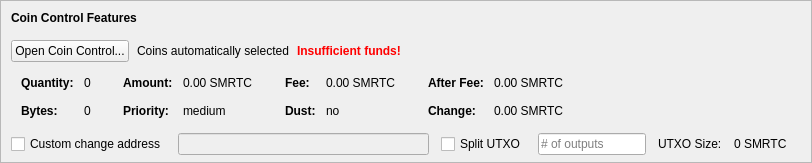
    <widget class="QFrame" name="frameCoinControl">
     <property name="sizePolicy">
      <sizepolicy hsizetype="Expanding" vsizetype="Expanding">
       <horstretch>0</horstretch>
       <verstretch>0</verstretch>
      </sizepolicy>
     </property>
     <property name="maximumSize">
      <size>
       <width>16777215</width>
       <height>16777215</height>
      </size>
     </property>
     <property name="frameShape">
      <enum>QFrame::StyledPanel</enum>
     </property>
     <property name="frameShadow">
      <enum>QFrame::Sunken</enum>
     </property>
     <layout class="QVBoxLayout" name="verticalLayoutCoinControl2">
      <property name="spacing">
       <number>0</number>
      </property>
      <property name="leftMargin">
       <number>0</number>
      </property>
      <property name="topMargin">
       <number>0</number>
      </property>
      <property name="rightMargin">
       <number>0</number>
      </property>
      <property name="bottomMargin">
       <number>6</number>
      </property>
      <item>
       <layout class="QVBoxLayout" name="verticalLayoutCoinControl" stretch="0,0,0,0,1">
        <property name="spacing">
         <number>0</number>
        </property>
        <property name="leftMargin">
         <number>10</number>
        </property>
        <property name="topMargin">
         <number>10</number>
        </property>
        <item>
         <layout class="QHBoxLayout" name="horizontalLayoutCoinControl1">
          <property name="bottomMargin">
           <number>15</number>
          </property>
          <item>
           <widget class="QLabel" name="labelCoinControlFeatures">
            <property name="sizePolicy">
             <sizepolicy hsizetype="Preferred" vsizetype="Maximum">
              <horstretch>0</horstretch>
              <verstretch>0</verstretch>
             </sizepolicy>
            </property>
            <property name="font">
             <font>
              <weight>75</weight>
              <bold>true</bold>
             </font>
            </property>
            <property name="styleSheet">
             <string notr="true">font-weight:bold;</string>
            </property>
            <property name="text">
             <string>Coin Control Features</string>
            </property>
           </widget>
          </item>
         </layout>
        </item>
        <item>
         <layout class="QHBoxLayout" name="horizontalLayoutCoinControl2" stretch="0,0,0,0">
          <property name="spacing">
           <number>8</number>
          </property>
          <property name="bottomMargin">
           <number>10</number>
          </property>
          <item>
           <widget class="QPushButton" name="pushButtonCoinControl">
            <property name="styleSheet">
             <string notr="true"/>
            </property>
            <property name="text">
             <string>Open Coin Control...</string>
            </property>
            <property name="autoDefault">
             <bool>false</bool>
            </property>
           </widget>
          </item>
          <item>
           <widget class="QLabel" name="labelCoinControlAutomaticallySelected">
            <property name="text">
             <string>Coins automatically selected</string>
            </property>
            <property name="margin">
             <number>5</number>
            </property>
           </widget>
          </item>
          <item>
           <widget class="QLabel" name="labelCoinControlInsuffFunds">
            <property name="font">
             <font>
              <weight>75</weight>
              <bold>true</bold>
             </font>
            </property>
            <property name="styleSheet">
             <string notr="true">color:red;font-weight:bold;</string>
            </property>
            <property name="text">
             <string>Insufficient funds!</string>
            </property>
            <property name="margin">
             <number>5</number>
            </property>
           </widget>
          </item>
          <item>
           <spacer name="horizontalSpacerCoinControl">
            <property name="orientation">
             <enum>Qt::Horizontal</enum>
            </property>
            <property name="sizeHint" stdset="0">
             <size>
              <width>40</width>
              <height>1</height>
             </size>
            </property>
           </spacer>
          </item>
         </layout>
        </item>
        <item>
         <widget class="QWidget" name="widgetCoinControl" native="true">
          <property name="sizePolicy">
           <sizepolicy hsizetype="Preferred" vsizetype="Preferred">
            <horstretch>0</horstretch>
            <verstretch>0</verstretch>
           </sizepolicy>
          </property>
          <property name="minimumSize">
           <size>
            <width>0</width>
            <height>0</height>
           </size>
          </property>
          <property name="styleSheet">
           <string notr="true"/>
          </property>
          <layout class="QHBoxLayout" name="horizontalLayoutCoinControl5">
           <property name="leftMargin">
            <number>0</number>
           </property>
           <property name="topMargin">
            <number>0</number>
           </property>
           <property name="rightMargin">
            <number>0</number>
           </property>
           <property name="bottomMargin">
            <number>0</number>
           </property>
           <item>
            <layout class="QHBoxLayout" name="horizontalLayoutCoinControl3" stretch="0,0,0,1">
             <property name="spacing">
              <number>20</number>
             </property>
             <property name="topMargin">
              <number>0</number>
             </property>
             <property name="bottomMargin">
              <number>10</number>
             </property>
             <item>
              <layout class="QFormLayout" name="formLayoutCoinControl1">
               <property name="horizontalSpacing">
                <number>10</number>
               </property>
               <property name="verticalSpacing">
                <number>14</number>
               </property>
               <property name="leftMargin">
                <number>10</number>
               </property>
               <property name="topMargin">
                <number>4</number>
               </property>
               <property name="rightMargin">
                <number>6</number>
               </property>
               <item row="0" column="0">
                <widget class="QLabel" name="labelCoinControlQuantityText">
                 <property name="font">
                  <font>
                   <weight>75</weight>
                   <bold>true</bold>
                  </font>
                 </property>
                 <property name="text">
                  <string>Quantity:</string>
                 </property>
                 <property name="margin">
                  <number>0</number>
                 </property>
                </widget>
               </item>
               <item row="0" column="1">
                <widget class="QLabel" name="labelCoinControlQuantity">
                 <property name="cursor">
                  <cursorShape>IBeamCursor</cursorShape>
                 </property>
                 <property name="contextMenuPolicy">
                  <enum>Qt::ActionsContextMenu</enum>
                 </property>
                 <property name="text">
                  <string notr="true">0</string>
                 </property>
                 <property name="margin">
                  <number>0</number>
                 </property>
                 <property name="textInteractionFlags">
                  <set>Qt::LinksAccessibleByMouse|Qt::TextSelectableByKeyboard|Qt::TextSelectableByMouse</set>
                 </property>
                </widget>
               </item>
               <item row="1" column="0">
                <widget class="QLabel" name="labelCoinControlBytesText">
                 <property name="font">
                  <font>
                   <weight>75</weight>
                   <bold>true</bold>
                  </font>
                 </property>
                 <property name="text">
                  <string>Bytes:</string>
                 </property>
                </widget>
               </item>
               <item row="1" column="1">
                <widget class="QLabel" name="labelCoinControlBytes">
                 <property name="cursor">
                  <cursorShape>IBeamCursor</cursorShape>
                 </property>
                 <property name="contextMenuPolicy">
                  <enum>Qt::ActionsContextMenu</enum>
                 </property>
                 <property name="text">
                  <string notr="true">0</string>
                 </property>
                 <property name="textInteractionFlags">
                  <set>Qt::LinksAccessibleByMouse|Qt::TextSelectableByKeyboard|Qt::TextSelectableByMouse</set>
                 </property>
                </widget>
               </item>
              </layout>
             </item>
             <item>
              <layout class="QFormLayout" name="formLayoutCoinControl2">
               <property name="horizontalSpacing">
                <number>10</number>
               </property>
               <property name="verticalSpacing">
                <number>14</number>
               </property>
               <property name="leftMargin">
                <number>6</number>
               </property>
               <property name="topMargin">
                <number>4</number>
               </property>
               <property name="rightMargin">
                <number>6</number>
               </property>
               <item row="0" column="0">
                <widget class="QLabel" name="labelCoinControlAmountText">
                 <property name="font">
                  <font>
                   <weight>75</weight>
                   <bold>true</bold>
                  </font>
                 </property>
                 <property name="text">
                  <string>Amount:</string>
                 </property>
                 <property name="margin">
                  <number>0</number>
                 </property>
                </widget>
               </item>
               <item row="0" column="1">
                <widget class="QLabel" name="labelCoinControlAmount">
                 <property name="cursor">
                  <cursorShape>IBeamCursor</cursorShape>
                 </property>
                 <property name="contextMenuPolicy">
                  <enum>Qt::ActionsContextMenu</enum>
                 </property>
                 <property name="text">
                  <string notr="true">0.00 SMRTC</string>
                 </property>
                 <property name="textInteractionFlags">
                  <set>Qt::LinksAccessibleByMouse|Qt::TextSelectableByKeyboard|Qt::TextSelectableByMouse</set>
                 </property>
                </widget>
               </item>
               <item row="1" column="0">
                <widget class="QLabel" name="labelCoinControlPriorityText">
                 <property name="font">
                  <font>
                   <weight>75</weight>
                   <bold>true</bold>
                  </font>
                 </property>
                 <property name="text">
                  <string>Priority:</string>
                 </property>
                </widget>
               </item>
               <item row="1" column="1">
                <widget class="QLabel" name="labelCoinControlPriority">
                 <property name="cursor">
                  <cursorShape>IBeamCursor</cursorShape>
                 </property>
                 <property name="contextMenuPolicy">
                  <enum>Qt::ActionsContextMenu</enum>
                 </property>
                 <property name="text">
                  <string>medium</string>
                 </property>
                 <property name="textInteractionFlags">
                  <set>Qt::LinksAccessibleByMouse|Qt::TextSelectableByKeyboard|Qt::TextSelectableByMouse</set>
                 </property>
                </widget>
               </item>
              </layout>
             </item>
             <item>
              <layout class="QFormLayout" name="formLayoutCoinControl3">
               <property name="horizontalSpacing">
                <number>10</number>
               </property>
               <property name="verticalSpacing">
                <number>14</number>
               </property>
               <property name="leftMargin">
                <number>6</number>
               </property>
               <property name="topMargin">
                <number>4</number>
               </property>
               <property name="rightMargin">
                <number>6</number>
               </property>
               <item row="0" column="0">
                <widget class="QLabel" name="labelCoinControlFeeText">
                 <property name="font">
                  <font>
                   <weight>75</weight>
                   <bold>true</bold>
                  </font>
                 </property>
                 <property name="text">
                  <string>Fee:</string>
                 </property>
                 <property name="margin">
                  <number>0</number>
                 </property>
                </widget>
               </item>
               <item row="0" column="1">
                <widget class="QLabel" name="labelCoinControlFee">
                 <property name="cursor">
                  <cursorShape>IBeamCursor</cursorShape>
                 </property>
                 <property name="contextMenuPolicy">
                  <enum>Qt::ActionsContextMenu</enum>
                 </property>
                 <property name="text">
                  <string notr="true">0.00 SMRTC</string>
                 </property>
                 <property name="textInteractionFlags">
                  <set>Qt::LinksAccessibleByMouse|Qt::TextSelectableByKeyboard|Qt::TextSelectableByMouse</set>
                 </property>
                </widget>
               </item>
               <item row="1" column="0">
                <widget class="QLabel" name="labelCoinControlLowOutputText">
                 <property name="font">
                  <font>
                   <weight>75</weight>
                   <bold>true</bold>
                  </font>
                 </property>
                 <property name="text">
                  <string>Dust:</string>
                 </property>
                </widget>
               </item>
               <item row="1" column="1">
                <widget class="QLabel" name="labelCoinControlLowOutput">
                 <property name="cursor">
                  <cursorShape>IBeamCursor</cursorShape>
                 </property>
                 <property name="contextMenuPolicy">
                  <enum>Qt::ActionsContextMenu</enum>
                 </property>
                 <property name="text">
                  <string>no</string>
                 </property>
                 <property name="textInteractionFlags">
                  <set>Qt::LinksAccessibleByMouse|Qt::TextSelectableByKeyboard|Qt::TextSelectableByMouse</set>
                 </property>
                </widget>
               </item>
              </layout>
             </item>
             <item>
              <layout class="QFormLayout" name="formLayoutCoinControl4">
               <property name="horizontalSpacing">
                <number>10</number>
               </property>
               <property name="verticalSpacing">
                <number>14</number>
               </property>
               <property name="leftMargin">
                <number>6</number>
               </property>
               <property name="topMargin">
                <number>4</number>
               </property>
               <property name="rightMargin">
                <number>6</number>
               </property>
               <item row="0" column="0">
                <widget class="QLabel" name="labelCoinControlAfterFeeText">
                 <property name="font">
                  <font>
                   <weight>75</weight>
                   <bold>true</bold>
                  </font>
                 </property>
                 <property name="text">
                  <string>After Fee:</string>
                 </property>
                 <property name="margin">
                  <number>0</number>
                 </property>
                </widget>
               </item>
               <item row="0" column="1">
                <widget class="QLabel" name="labelCoinControlAfterFee">
                 <property name="cursor">
                  <cursorShape>IBeamCursor</cursorShape>
                 </property>
                 <property name="contextMenuPolicy">
                  <enum>Qt::ActionsContextMenu</enum>
                 </property>
                 <property name="text">
                  <string notr="true">0.00 SMRTC</string>
                 </property>
                 <property name="textInteractionFlags">
                  <set>Qt::LinksAccessibleByMouse|Qt::TextSelectableByKeyboard|Qt::TextSelectableByMouse</set>
                 </property>
                </widget>
               </item>
               <item row="1" column="0">
                <widget class="QLabel" name="labelCoinControlChangeText">
                 <property name="font">
                  <font>
                   <weight>75</weight>
                   <bold>true</bold>
                  </font>
                 </property>
                 <property name="text">
                  <string>Change:</string>
                 </property>
                </widget>
               </item>
               <item row="1" column="1">
                <widget class="QLabel" name="labelCoinControlChange">
                 <property name="cursor">
                  <cursorShape>IBeamCursor</cursorShape>
                 </property>
                 <property name="contextMenuPolicy">
                  <enum>Qt::ActionsContextMenu</enum>
                 </property>
                 <property name="text">
                  <string notr="true">0.00 SMRTC</string>
                 </property>
                 <property name="textInteractionFlags">
                  <set>Qt::LinksAccessibleByMouse|Qt::TextSelectableByKeyboard|Qt::TextSelectableByMouse</set>
                 </property>
                </widget>
               </item>
              </layout>
             </item>
            </layout>
           </item>
          </layout>
         </widget>
        </item>
        <item>
         <layout class="QHBoxLayout" name="horizontalLayoutCoinControl4" stretch="0,0,0,0,0,0,0">
          <property name="spacing">
           <number>12</number>
          </property>
          <property name="sizeConstraint">
           <enum>QLayout::SetDefaultConstraint</enum>
          </property>
          <property name="topMargin">
           <number>5</number>
          </property>
          <property name="rightMargin">
           <number>5</number>
          </property>
          <item>
           <widget class="QCheckBox" name="checkBoxCoinControlChange">
            <property name="toolTip">
             <string>If this is activated, but the change address is empty or invalid, change will be sent to a newly generated address.</string>
            </property>
            <property name="text">
             <string>Custom change address</string>
            </property>
           </widget>
          </item>
          <item>
           <widget class="QValidatedLineEdit" name="lineEditCoinControlChange">
            <property name="enabled">
             <bool>false</bool>
            </property>
            <property name="sizePolicy">
             <sizepolicy hsizetype="Expanding" vsizetype="Fixed">
              <horstretch>0</horstretch>
              <verstretch>0</verstretch>
             </sizepolicy>
            </property>
           </widget>
          </item>
          <item>
           <widget class="QCheckBox" name="splitBlockCheckBox">
            <property name="text">
             <string>Split UTXO</string>
            </property>
           </widget>
          </item>
          <item>
           <widget class="QLineEdit" name="splitBlockLineEdit">
            <property name="sizePolicy">
             <sizepolicy hsizetype="Fixed" vsizetype="Fixed">
              <horstretch>50</horstretch>
              <verstretch>0</verstretch>
             </sizepolicy>
            </property>
            <property name="placeholderText">
             <string># of outputs</string>
            </property>
           </widget>
          </item>
          <item>
           <widget class="QLabel" name="labelBlockSizeText">
            <property name="text">
             <string>UTXO Size:</string>
            </property>
           </widget>
          </item>
          <item>
           <widget class="QLabel" name="labelBlockSize">
            <property name="text">
             <string>0 SMRTC</string>
            </property>
           </widget>
          </item>
          <item>
           <widget class="QLabel" name="labelCoinControlChangeLabel">
            <property name="sizePolicy">
             <sizepolicy hsizetype="Preferred" vsizetype="Expanding">
              <horstretch>0</horstretch>
              <verstretch>0</verstretch>
             </sizepolicy>
            </property>
            <property name="minimumSize">
             <size>
              <width>0</width>
              <height>0</height>
             </size>
            </property>
            <property name="text">
             <string/>
            </property>
            <property name="margin">
             <number>3</number>
            </property>
           </widget>
          </item>
         </layout>
        </item>
        <item>
         <spacer name="verticalSpacerCoinControl">
          <property name="orientation">
           <enum>Qt::Vertical</enum>
          </property>
          <property name="sizeHint" stdset="0">
           <size>
            <width>800</width>
            <height>1</height>
           </size>
          </property>
         </spacer>
        </item>
       </layout>
      </item>
     </layout>
    </widget>
